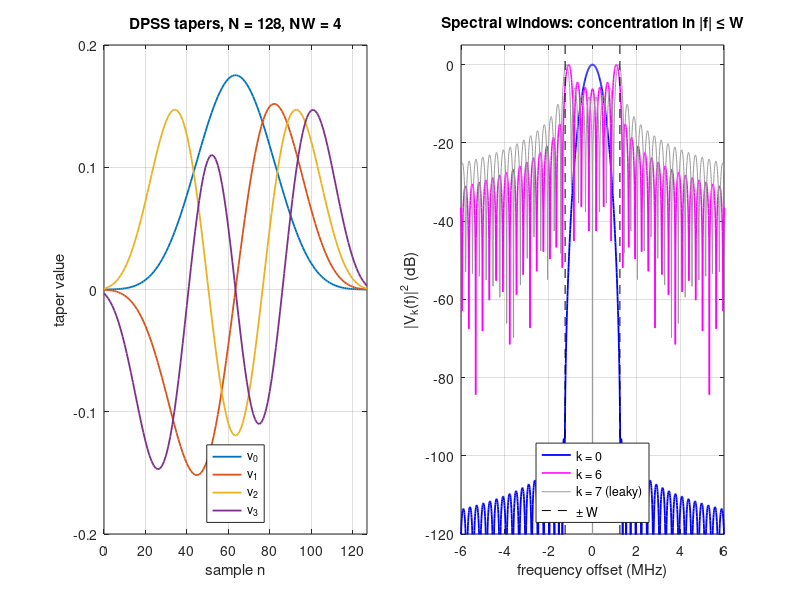

Write MATLAB code to recreate this figure.
%% m27_multitaper_dpss.m  -  Slepian (DPSS) tapers from eig, and Thomson's multitaper spectrum
% Purpose : (1) build the K = 2NW - 1 discrete prolate spheroidal sequences of
%           length N without a toolbox, as eigenvectors of the symmetric
%           tridiagonal matrix that commutes with the sinc (prolate) kernel;
%           (2) check them against the sinc-kernel eigenproblem: the
%           concentration lambda_k (fraction of taper energy inside |f| <= W)
%           equals the sinc-kernel eigenvalue;
%           (3) estimate the spectrum of a short speckle gate with K tapers and
%           verify that the variance falls as 1/K (nu = 2K dof);
%           (4) compare variance x bandwidth with Hann-Welch at 50 % overlap.
% Change  : N, NW (half bandwidth in bins), K.
% Expect  : NW = 4, N = 128: lambda = 1.0000 ... 0.9994 0.9926 0.9369, then
%           lambda_7 = 0.70 (leaky); orthonormality error ~1e-15;
%           var(S_mt/S) = 0.17, a little above 1/K = 0.143 because the speckle
%           spectrum is not flat across 2W = 2NW*fs/N = 2.5 MHz; the same
%           smoothing biases the mean low (0.91) on this short gate. Hann-Welch
%           with the same spectral-window width gives about the same variance.
clear; close all; rng(1);

%% Parameters
N  = 128;            % gate length (samples); 3.2 us at 40 MHz = 2.46 mm of depth
NW = 4;              % time-half-bandwidth product
W  = NW/N;           % half bandwidth (cycles/sample)
K  = 2*NW - 1;       % number of well-concentrated tapers
fs = 40;             % MHz

%% 1. DPSS from the tridiagonal matrix (Slepian 1978; Percival & Walden 1993, ch. 8)
n = (0:N-1)';
d = ((N - 1)/2 - n).^2*cos(2*pi*W);          % diagonal
e = n(2:end).*(N - n(2:end))/2;              % off-diagonal
T = diag(d) + diag(e, 1) + diag(e, -1);
[V, D] = eig(T);  [~, idx] = sort(diag(D), 'descend');
V = V(:, idx(1:K+1));                        % keep one extra taper to show the leakage cliff
for k = 1:K+1                                % sign convention: even tapers sum > 0, odd tapers start > 0 slope
  if mod(k-1, 2) == 0, s = sign(sum(V(:, k))); else, s = sign(sum((n - (N-1)/2).*V(:, k))); end
  V(:, k) = s*V(:, k);
end
fprintf('Orthonormality: max |V''V - I| = %.1e\n', max(max(abs(V'*V - eye(K+1)))));

%% 2. Concentration from the sinc kernel  A(m,n) = sin(2 pi W (m-n)) / (pi (m-n))
[mm, nn] = meshgrid(n, n);  dmn = mm - nn;
A = sin(2*pi*W*dmn)./(pi*dmn + (dmn == 0));  A(dmn == 0) = 2*W;
lam = diag(V'*A*V);                          % Rayleigh quotient = energy fraction in |f| <= W
lamA = sort(eig((A + A')/2), 'descend');
fprintf('\n k   lambda_k (from tapers)   eig of sinc kernel   out-of-band energy (dB)\n');
for k = 1:K+1
  fprintf('%2d     %.6f             %.6f            %7.1f\n', k-1, lam(k), lamA(k), 10*log10(max(1 - lam(k), 1e-300)));
end
fprintf('Number of eigenvalues > 0.5: %d (Shannon number 2NW = %d)\n', sum(lamA > 0.5), 2*NW);

%% 3. Multitaper spectrum of a speckle gate, Monte Carlo variance
f0 = 5;  bw = 0.6;  sigf = bw*f0/(2*sqrt(2*log(2)));
Nf = 1024;  ff = (0:Nf-1)'/Nf*fs;  ff(ff >= fs/2) = ff(ff >= fs/2) - fs;
H = exp(-(abs(ff) - f0).^2/(2*sigf^2));
Strue = @(f) exp(-(abs(f) - f0).^2/sigf^2);
ntr = 400;  Np = 512;  fP = (0:Np-1)'/Np*fs;  kb = abs(fP - f0) <= 1.2;
Rmt = zeros(sum(kb), ntr);  Rhw = Rmt;  Rp = Rmt;
w = 0.5 - 0.5*cos(2*pi*(n + 0.5)/N);  w = w/sqrt(sum(w.^2));
M = 32;  S = 16;  st = 1:S:(N - M + 1);  wh = 0.5 - 0.5*cos(2*pi*((0:M-1)' + 0.5)/M);  wh = wh/sqrt(sum(wh.^2));
for t = 1:ntr
  x = real(ifft(fft(randn(Nf, 1)).*H));  x = x(1:N);
  Smt = mean(abs(fft(V(:, 1:K).*repmat(x, 1, K), Np)).^2, 2);
  Sp  = abs(fft(x.*w, Np)).^2;
  Sw  = zeros(Np, 1);
  for b = 1:numel(st), Sw = Sw + abs(fft(x(st(b):st(b)+M-1).*wh, Np)).^2; end
  Sw = Sw/numel(st);
  Rmt(:, t) = Smt(kb)./Strue(fP(kb));  Rp(:, t) = Sp(kb)./Strue(fP(kb));  Rhw(:, t) = Sw(kb)./Strue(fP(kb));
end
relv = @(R) mean(var(R, 0, 2)./mean(R, 2).^2);   % per-bin var/mean^2, averaged over the band (compare with 1/K)
fprintf('\nSpeckle gate, N = %d (%.2f mm), bins within f0 +/- 1.2 MHz, %d trials:\n', N, N/fs*1.54/2, ntr);
fprintf('  (relvar = per-bin var/mean^2 averaged over the band; pooled var = var of all S^/S values, includes bin-to-bin bias)\n');
fprintf('  Hann periodogram : relvar = %.3f, pooled var = %.3f, mean = %.3f\n', relv(Rp), var(Rp(:)), mean(Rp(:)));
fprintf('  Multitaper K = %d: relvar = %.3f (1/K = %.3f), pooled var = %.3f, mean = %.3f\n', K, relv(Rmt), 1/K, var(Rmt(:)), mean(Rmt(:)));
fprintf('  Hann-Welch M = %d, 50%% overlap (%d segments): relvar = %.3f, pooled var = %.3f, mean = %.3f\n', M, numel(st), relv(Rhw), var(Rhw(:)), mean(Rhw(:)));
fprintf('  Resolution: multitaper 2W = %.3f MHz; Welch bin fs/M = %.3f MHz\n', 2*W*fs, fs/M);

%% 4. Bandwidth (int Wk)^2/int Wk^2 of the averaged spectral windows (in MHz)
L = 32*N;  fL = (0:L-1)'/L*fs;
Wmt = mean(abs(fft(V(:, 1:K), L)).^2, 2);  Wmt = Wmt/sum(Wmt);
Whw = abs(fft(wh, L)).^2;  Whw = Whw/sum(Whw);
Bmt = 1/sum(Wmt.^2)*fs/L;  Bhw = 1/sum(Whw.^2)*fs/L;
fprintf('  Spectral-window bandwidth: multitaper %.2f MHz, Welch segment %.2f MHz\n', Bmt, Bhw);
fprintf('  pooled variance x bandwidth x T: multitaper %.2f, Welch %.2f (T = %.2f us)\n', ...
        var(Rmt(:))*Bmt*N/fs, var(Rhw(:))*Bhw*N/fs, N/fs);

%% Figures
figure('Position', [100 100 950 380]);
subplot(1, 2, 1);
plot(n, V(:, 1:4), 'LineWidth', 1.3); grid on; xlim([0 N-1]);
xlabel('sample n'); ylabel('taper value');
legend('v_0', 'v_1', 'v_2', 'v_3', 'Location', 'south');
title(sprintf('DPSS tapers, N = %d, NW = %g', N, NW));
subplot(1, 2, 2);
fW = fL;  fW(fW >= fs/2) = fW(fW >= fs/2) - fs;  [fW, o] = sort(fW);
Wk = abs(fft(V, L)).^2;  Wk = Wk(o, :);
plot(fW, 10*log10(Wk(:, 1)/max(Wk(:, 1))), 'b', 'LineWidth', 1.3); hold on;
plot(fW, 10*log10(Wk(:, K)/max(Wk(:, K))), 'm', 'LineWidth', 1.1);
plot(fW, 10*log10(Wk(:, K+1)/max(Wk(:, K+1))), 'Color', [0.6 0.6 0.6]);
plot([W W]*fs, [-120 5], 'k--', [-W -W]*fs, [-120 5], 'k--');
xlim([-6 6]); ylim([-120 5]); grid on;
xlabel('frequency offset (MHz)'); ylabel('|V_k(f)|^2 (dB)');
legend('k = 0', sprintf('k = %d', K-1), sprintf('k = %d (leaky)', K), '\pm W', 'Location', 'south');
title('Spectral windows: concentration in |f| \leq W');
